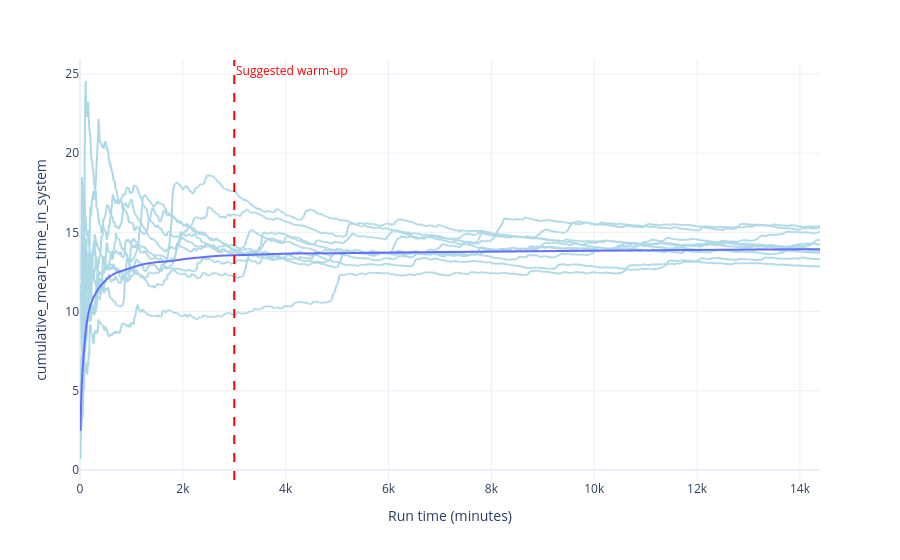

Notebook cell for this chart:
### Code cell
plot_time_series(audit_results, "time_in_system", 3000)

### Figure 1 — Plotly figure (JSON) as saved in the notebook; plotly's stock layout.template omitted (floating-point values rounded to 4 significant figures; data arrays with more than 128 entries replaced by an {"elided": "..."} marker saying what was removed)
{"data": [{"hovertemplate": "run=0<br>time=%{x}<br>time_in_system=%{y}<extra></extra>", "legendgroup": "", "line": {"color": "lightblue", "dash": "solid"}, "marker": {"symbol": "circle"}, "mode": "lines", "name": "", "showlegend": false, "type": "scattergl", "x": {"elided": "1440 int values"}, "xaxis": "x", "y": {"elided": "1440 float values"}, "yaxis": "y"}, {"hovertemplate": "run=1<br>time=%{x}<br>time_in_system=%{y}<extra></extra>", "legendgroup": "", "line": {"color": "lightblue", "dash": "solid"}, "marker": {"symbol": "circle"}, "mode": "lines", "name": "", "showlegend": false, "type": "scattergl", "x": {"elided": "1440 int values"}, "xaxis": "x", "y": {"elided": "1440 float values"}, "yaxis": "y"}, {"hovertemplate": "run=2<br>time=%{x}<br>time_in_system=%{y}<extra></extra>", "legendgroup": "", "line": {"color": "lightblue", "dash": "solid"}, "marker": {"symbol": "circle"}, "mode": "lines", "name": "", "showlegend": false, "type": "scattergl", "x": {"elided": "1440 int values"}, "xaxis": "x", "y": {"elided": "1440 float values"}, "yaxis": "y"}, {"hovertemplate": "run=3<br>time=%{x}<br>time_in_system=%{y}<extra></extra>", "legendgroup": "", "line": {"color": "lightblue", "dash": "solid"}, "marker": {"symbol": "circle"}, "mode": "lines", "name": "", "showlegend": false, "type": "scattergl", "x": {"elided": "1440 int values"}, "xaxis": "x", "y": {"elided": "1440 float values"}, "yaxis": "y"}, {"hovertemplate": "run=4<br>time=%{x}<br>time_in_system=%{y}<extra></extra>", "legendgroup": "", "line": {"color": "lightblue", "dash": "solid"}, "marker": {"symbol": "circle"}, "mode": "lines", "name": "", "showlegend": false, "type": "scattergl", "x": {"elided": "1440 int values"}, "xaxis": "x", "y": {"elided": "1440 float values"}, "yaxis": "y"}, {"hovertemplate": "run=5<br>time=%{x}<br>time_in_system=%{y}<extra></extra>", "legendgroup": "", "line": {"color": "lightblue", "dash": "solid"}, "marker": {"symbol": "circle"}, "mode": "lines", "name": "", "showlegend": false, "type": "scattergl", "x": {"elided": "1440 int values"}, "xaxis": "x", "y": {"elided": "1440 float values"}, "yaxis": "y"}, {"hovertemplate": "run=6<br>time=%{x}<br>time_in_system=%{y}<extra></extra>", "legendgroup": "", "line": {"color": "lightblue", "dash": "solid"}, "marker": {"symbol": "circle"}, "mode": "lines", "name": "", "showlegend": false, "type": "scattergl", "x": {"elided": "1440 int values"}, "xaxis": "x", "y": {"elided": "1440 float values"}, "yaxis": "y"}, {"hovertemplate": "run=7<br>time=%{x}<br>time_in_system=%{y}<extra></extra>", "legendgroup": "", "line": {"color": "lightblue", "dash": "solid"}, "marker": {"symbol": "circle"}, "mode": "lines", "name": "", "showlegend": false, "type": "scattergl", "x": {"elided": "1440 int values"}, "xaxis": "x", "y": {"elided": "1440 float values"}, "yaxis": "y"}, {"hovertemplate": "run=8<br>time=%{x}<br>time_in_system=%{y}<extra></extra>", "legendgroup": "", "line": {"color": "lightblue", "dash": "solid"}, "marker": {"symbol": "circle"}, "mode": "lines", "name": "", "showlegend": false, "type": "scattergl", "x": {"elided": "1440 int values"}, "xaxis": "x", "y": {"elided": "1440 float values"}, "yaxis": "y"}, {"hovertemplate": "run=9<br>time=%{x}<br>time_in_system=%{y}<extra></extra>", "legendgroup": "", "line": {"color": "lightblue", "dash": "solid"}, "marker": {"symbol": "circle"}, "mode": "lines", "name": "", "showlegend": false, "type": "scattergl", "x": {"elided": "1440 int values"}, "xaxis": "x", "y": {"elided": "1440 float values"}, "yaxis": "y"}, {"hovertemplate": "time=%{x}<br>overall_cumulative=%{y}<extra></extra>", "legendgroup": "", "line": {"color": "#636efa", "dash": "solid"}, "marker": {"symbol": "circle"}, "mode": "lines", "name": "", "showlegend": false, "type": "scattergl", "x": {"elided": "1440 int values"}, "xaxis": "x", "y": {"elided": "1440 float values"}, "yaxis": "y"}], "layout": {"annotations": [{"font": {"color": "red"}, "showarrow": false, "text": "Suggested warm-up", "x": 3000, "xanchor": "left", "xref": "x", "y": 1, "yanchor": "top", "yref": "y domain"}], "legend": {"tracegroupgap": 0}, "margin": {"t": 60}, "shapes": [{"line": {"color": "red", "dash": "dash"}, "type": "line", "x0": 3000, "x1": 3000, "xref": "x", "y0": 0, "y1": 1, "yref": "y domain"}], "xaxis": {"anchor": "y", "domain": [0.0, 1.0], "title": {"text": "Run time (minutes)"}}, "yaxis": {"anchor": "x", "domain": [0.0, 1.0], "title": {"text": "cumulative_mean_time_in_system"}}}}
